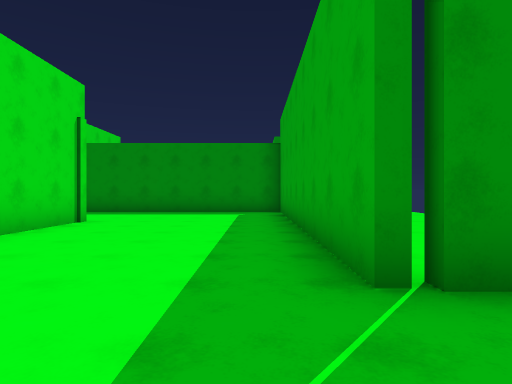
[1] (above)

16 first-person views from a walk through a Unity game level. The camera is 1.3 m above the floor, looks level and sees 75° across. The floor is counted in squares, 2 m on a side. Each view is taken from the middle of a square. On the plan, view 1 faces up. The plan holds only what a view shows up to about 10 squares ahead; the rest is blank. The place goes on beyond the plan. The player is left out. Door leaves are left out, so doorways stand open. Some surface patterns are stand-ins.

[2]
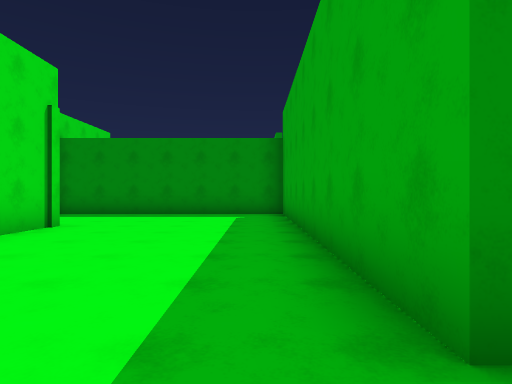

[3]
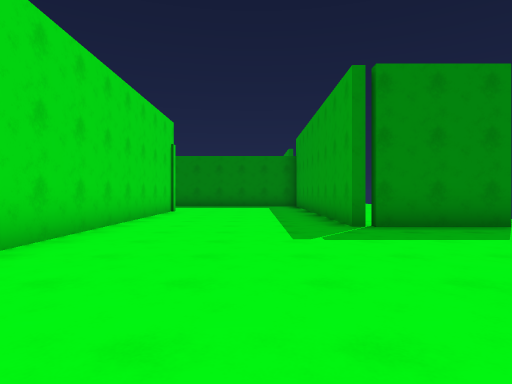

[4]
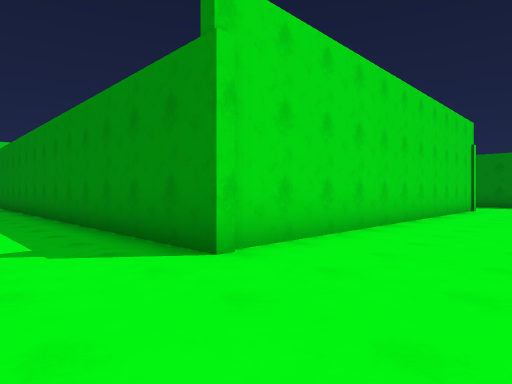

[5]
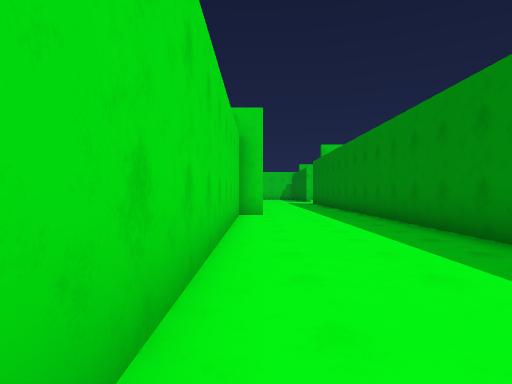

[6]
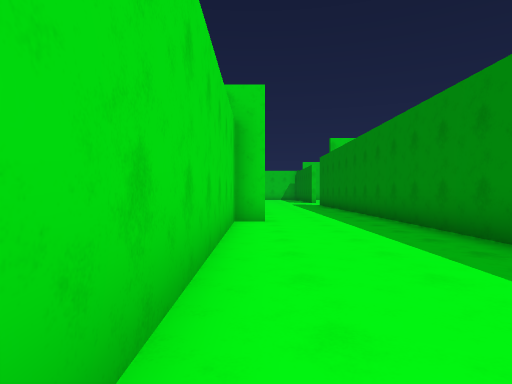

[7]
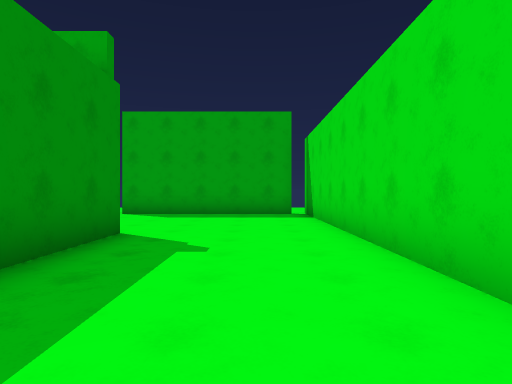

[8]
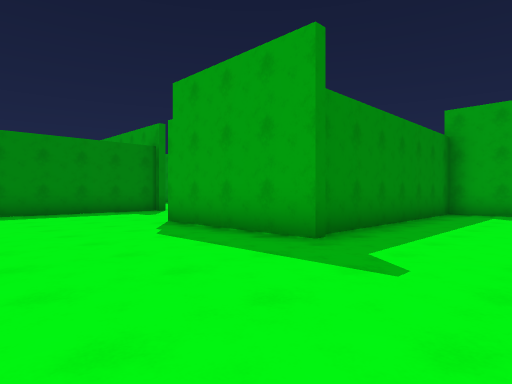

[9]
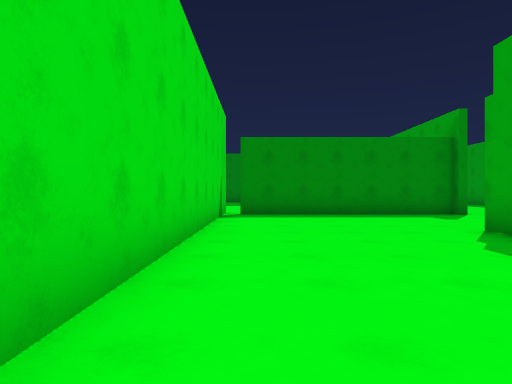

[10]
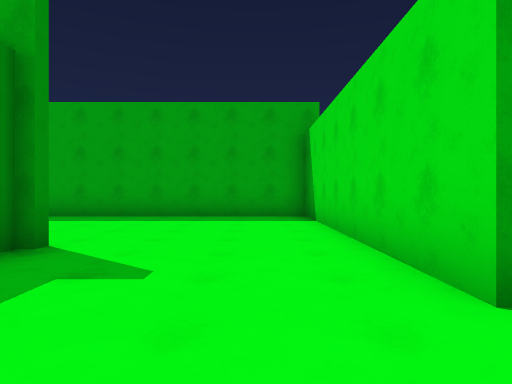

[11]
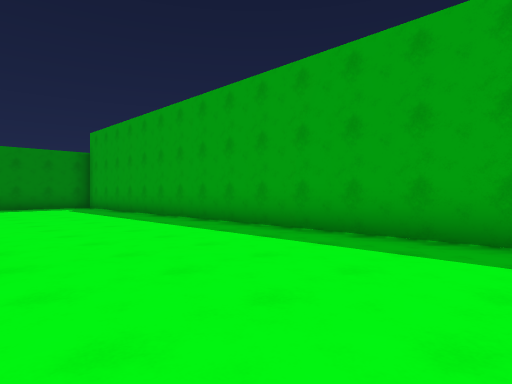

[12]
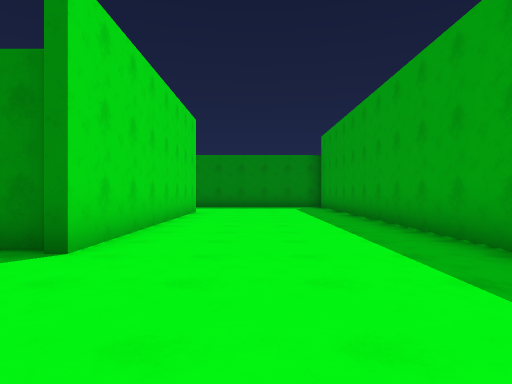

[13]
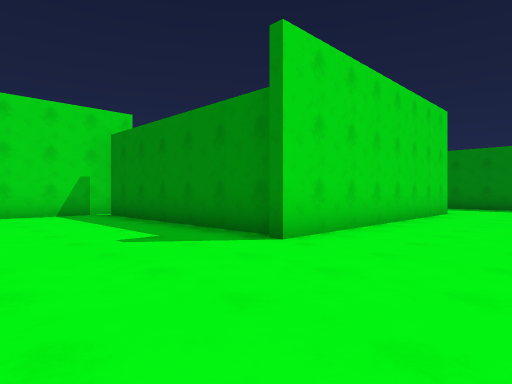

[14]
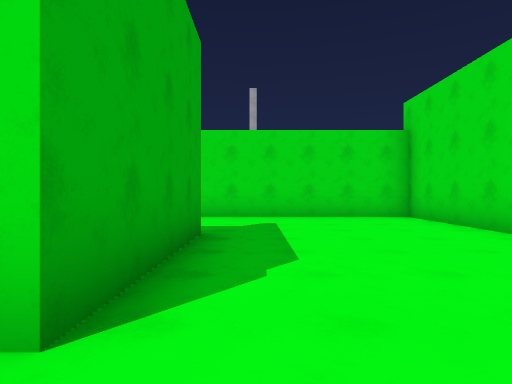

[15]
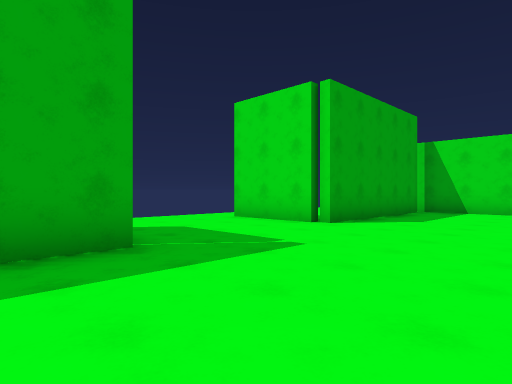

[16]
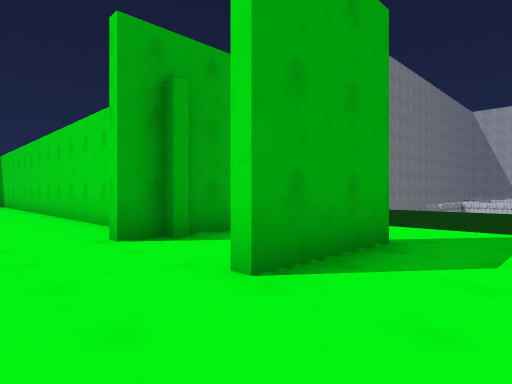

### Floor plan
Points are (right, up) in squares from view 1. A wall is a line through its corners. A room is listed if a view was taken in it or the views show most of it. See-through windows are left out.
Room 1 (views 1, 2, 3, 4, 5, 6, 7, 8, 9, 10, 11, 12, 13, 14, 15)
walls: (-3.8, 7.4) (-3.8, -3.8) (-16, -3.8); (-6.1, 10.6) (-6.1, 14.6) (0.8, 14.6) (0.8, 25); (3.8, 2.2) (0.8, 2.2) (0.8, 10.9) (-5.9, 10.9); (-4.1, 18.7) (-10.5, 18.7); (-10.9, 19) (-10.9, 7.4) (-5.5, 7.4); (0.8, -7.1) (0.8, -1.9) (3.8, -1.9); (-3.8, 25.5) (-3.8, 18.5); (-13.4, -6.8) (-13.4, -7.5) (0.9, -7.5)
ways out: opening at (-16, -5.5) to room 2; opening at (-15, -7) to room 2; opening at (4.5, -2) to room 2
Room 2 (view 16)
walls: (-16.2, -9.4) (-16.2, -6.8); (-13.6, -7.5) (-13.6, -6.8); (-13.6, -8.9) (-13.6, -7.9)
ways out: opening at (-16, -5.5) to room 1; opening at (-15, -7) to room 1; opening at (4.5, -2) to room 1

Where each view was taken, in squares from view 1:
view 1: 0 up, 0 right, facing up
view 2: 1 up, 0 right, facing up
view 3: 4 down, 1 left, facing up
view 4: 6 down, 1 left, facing up-left
view 5: 7 down, 4 left, facing left
view 6: 7 down, 6 left, facing left
view 7: 6 down, 9 left, facing right
view 8: 8 up, 10 left, facing up-right
view 9: 9 up, 10 left, facing up
view 10: 16 up, 8 left, facing right
view 11: 15 up, 4 left, facing up-right
view 12: 15 up, 2 left, facing up
view 13: 15 up, 1 left, facing up-left
view 14: 16 up, 7 left, facing down
view 15: 4 up, 3 left, facing down-right
view 16: 5 down, 18 left, facing down-right
